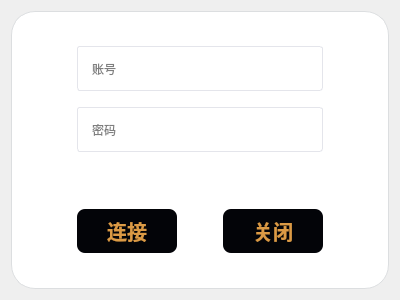
<?xml version="1.0" encoding="UTF-8"?>
<ui version="4.0">
 <class>mainwindow</class>
 <widget class="QMainWindow" name="mainwindow">
  <property name="geometry">
   <rect>
    <x>0</x>
    <y>0</y>
    <width>400</width>
    <height>300</height>
   </rect>
  </property>
  <property name="windowTitle">
   <string>mainwindow</string>
  </property>
  <property name="styleSheet">
   <string notr="true">QPushButton {
background-color:#030408;
color:#db9a45;
font-size: 20px;
font:10pt &quot;Microsoft YaHei UI&quot;;
border-radius:8px;
font-weight:700;
height:44px;
width: 100%;
}
QPushButton:disabled {
background-color: #787a7e;
}
QPushButton:hover {
background-color: #383a3e;
}
QFrame{
margin:2px;
border: 1px solid #dcdee0;;
border-radius: 24px;
background-color:rgb(255, 255, 255);
padding:10px;
}
QLineEdit{
border: 1px solid rgb(41, 57, 85);
border-radius: 3px;
border-color:#dcdee0;
background: white;
padding-left: 12px;
padding-right: 12px;
border-color:#e4e5eb;
}
QLineEdit:hover {
border-color: #db9a45;
}</string>
  </property>
  <widget class="QWidget" name="centralwidget">
   <layout class="QGridLayout" name="gridLayout">
    <item row="0" column="0">
     <widget class="QFrame" name="frame">
      <property name="frameShape">
       <enum>QFrame::StyledPanel</enum>
      </property>
      <property name="frameShadow">
       <enum>QFrame::Raised</enum>
      </property>
      <layout class="QGridLayout" name="gridLayout_3">
       <item row="0" column="0">
        <layout class="QGridLayout" name="gridLayout_2">
         <item row="0" column="0">
          <spacer name="horizontalSpacer_4">
           <property name="orientation">
            <enum>Qt::Horizontal</enum>
           </property>
           <property name="sizeType">
            <enum>QSizePolicy::Fixed</enum>
           </property>
           <property name="sizeHint" stdset="0">
            <size>
             <width>40</width>
             <height>20</height>
            </size>
           </property>
          </spacer>
         </item>
         <item row="2" column="1">
          <widget class="QLineEdit" name="password_input">
           <property name="minimumSize">
            <size>
             <width>0</width>
             <height>45</height>
            </size>
           </property>
           <property name="placeholderText">
            <string>密码</string>
           </property>
          </widget>
         </item>
         <item row="0" column="1">
          <widget class="QLineEdit" name="accout_input">
           <property name="minimumSize">
            <size>
             <width>0</width>
             <height>45</height>
            </size>
           </property>
           <property name="inputMask">
            <string/>
           </property>
           <property name="text">
            <string/>
           </property>
           <property name="placeholderText">
            <string>账号</string>
           </property>
          </widget>
         </item>
         <item row="0" column="2">
          <spacer name="horizontalSpacer_5">
           <property name="orientation">
            <enum>Qt::Horizontal</enum>
           </property>
           <property name="sizeType">
            <enum>QSizePolicy::Fixed</enum>
           </property>
           <property name="sizeHint" stdset="0">
            <size>
             <width>40</width>
             <height>20</height>
            </size>
           </property>
          </spacer>
         </item>
         <item row="1" column="0" colspan="3">
          <spacer name="verticalSpacer">
           <property name="orientation">
            <enum>Qt::Vertical</enum>
           </property>
           <property name="sizeType">
            <enum>QSizePolicy::Fixed</enum>
           </property>
           <property name="sizeHint" stdset="0">
            <size>
             <width>20</width>
             <height>10</height>
            </size>
           </property>
          </spacer>
         </item>
        </layout>
       </item>
       <item row="2" column="0">
        <layout class="QHBoxLayout" name="horizontalLayout_2">
         <item>
          <spacer name="horizontalSpacer">
           <property name="orientation">
            <enum>Qt::Horizontal</enum>
           </property>
           <property name="sizeType">
            <enum>QSizePolicy::Expanding</enum>
           </property>
           <property name="sizeHint" stdset="0">
            <size>
             <width>40</width>
             <height>20</height>
            </size>
           </property>
          </spacer>
         </item>
         <item>
          <widget class="QPushButton" name="ConnectButton">
           <property name="text">
            <string>连接</string>
           </property>
          </widget>
         </item>
         <item>
          <spacer name="horizontalSpacer_2">
           <property name="orientation">
            <enum>Qt::Horizontal</enum>
           </property>
           <property name="sizeType">
            <enum>QSizePolicy::Fixed</enum>
           </property>
           <property name="sizeHint" stdset="0">
            <size>
             <width>40</width>
             <height>20</height>
            </size>
           </property>
          </spacer>
         </item>
         <item>
          <widget class="QPushButton" name="CloseButton">
           <property name="text">
            <string>关闭</string>
           </property>
          </widget>
         </item>
         <item>
          <spacer name="horizontalSpacer_3">
           <property name="orientation">
            <enum>Qt::Horizontal</enum>
           </property>
           <property name="sizeType">
            <enum>QSizePolicy::Expanding</enum>
           </property>
           <property name="sizeHint" stdset="0">
            <size>
             <width>40</width>
             <height>20</height>
            </size>
           </property>
          </spacer>
         </item>
        </layout>
       </item>
       <item row="1" column="0">
        <widget class="QLabel" name="countDown">
         <property name="sizePolicy">
          <sizepolicy hsizetype="Preferred" vsizetype="Fixed">
           <horstretch>0</horstretch>
           <verstretch>0</verstretch>
          </sizepolicy>
         </property>
         <property name="maximumSize">
          <size>
           <width>16777215</width>
           <height>15</height>
          </size>
         </property>
         <property name="styleSheet">
          <string notr="true">border: 0px</string>
         </property>
         <property name="text">
          <string/>
         </property>
         <property name="alignment">
          <set>Qt::AlignCenter</set>
         </property>
         <property name="margin">
          <number>10</number>
         </property>
        </widget>
       </item>
      </layout>
     </widget>
    </item>
   </layout>
  </widget>
 </widget>
 <resources/>
 <connections/>
</ui>
